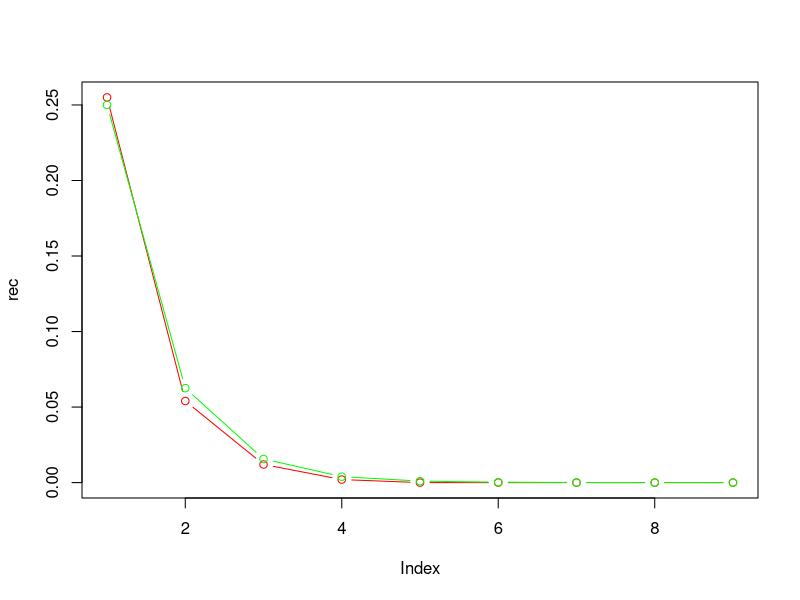

Source code (R):
## ---- chunk 1
RNGkind(sample.kind="Rounding")
## ---- chunk 2
set.seed(1234)
## ---- chunk 3
n <- 2:10
for(x in n){
  math <- (1/4)^(n-1)
}
math
## ---- chunk 4
seas <- sample(1:4, size=2, replace=T)
seas
## ---- chunk 5
seas[1]==seas[2]
## ---- chunk 6
sameseason=0
for (x in 1:1000) {
  seas <- sample(1:4, size=2, replace=T)
  if (seas[1]==seas[2]){
    sameseason=sameseason+1
  } else {
    sameseason=sameseason
  }
}
sameseason

psameseason=sameseason/1000
psameseason
## ---- chunk 7
n<- 1000
rec <- rep(NA,9)

for (x in 2:10) {
  sameseason=0
  for (y in 1:n) {
    seas <- sample(1:4, size=x, replace=T)
    if (length(unique(seas))==1){
      sameseason=sameseason+1
    } 
  }
  psameseason <- sameseason/n
  rec[x-1] <- psameseason
}
rec
## ---- chunk 8
plot(rec,type='b',col='red')
lines(math, type='b',col='green')
